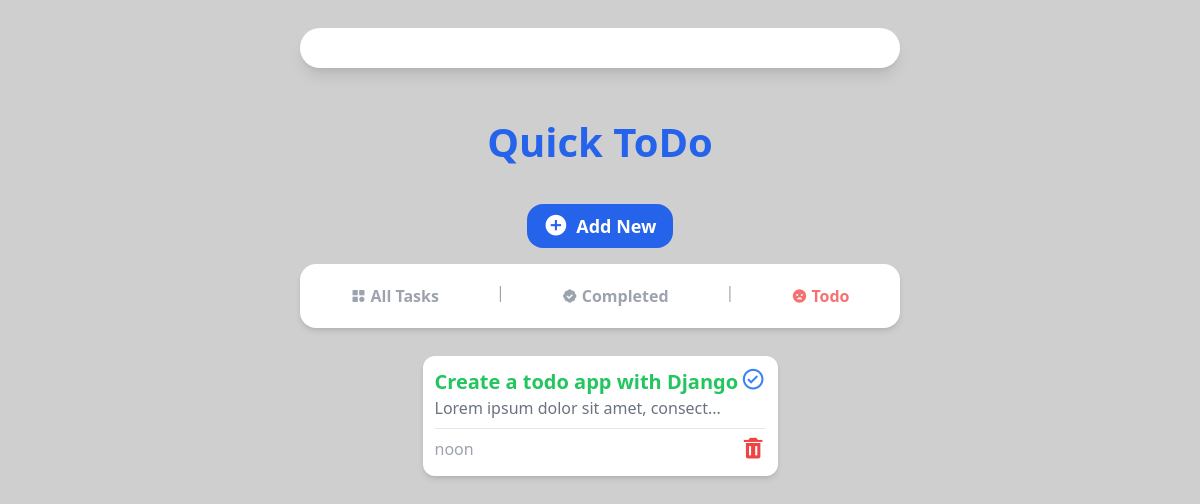
/remaining, run on an earlier commit of the app's database.
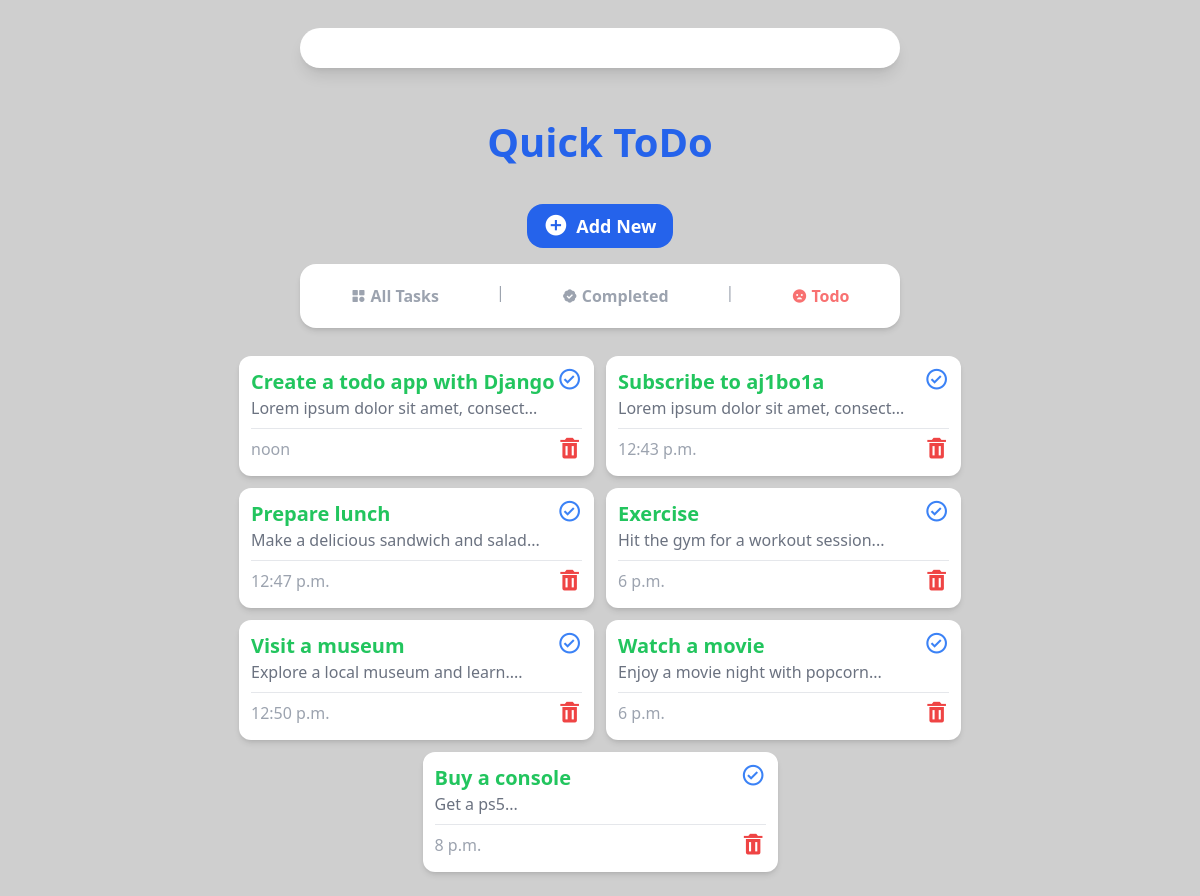
And on a later commit of the database.
### tasks/models.py (models this page shows, shortened)
class Task(models.Model):
    title = models.CharField(max_length=35)
    description = models.TextField(null=True, blank=True)
    due_date = models.DateField()
    due_time = models.TimeField()
    completed = models.BooleanField(default=False)

### tasks/views.py (the view)
# urls.py: path("remaining", views.remaining, name="remaining"),
def remaining(request):
    remaining_tasks = Task.objects.filter(completed=False)
    return render(request, "remaining.html", {'tasks': remaining_tasks,})

### tasks/templates/remaining.html
{% include 'base.html' %}
{% include 'remaining_nav.html' %}
{% block content %}
    <section
      class="flex flex-1 flex-wrap justify-center gap-3 bg-[#fff0] w-10/12 md:w-11/12 h-full mb-3 rounded-2xl p-3 overflow-y-auto scrollbar-hide"
    >
      {% for task in tasks %}
      <div
        class="w-[355px] shadow-md flex flex-col bg-white h-[120px] rounded-xl p-3"
      >
        <div class="flex flex-row justify-between">
          <div>
            <a href="{% url 'task_detail' task.id %}">
              <h1 class="text-green-500 font-semibold text-xl">
                {{ task.title }}
              </h1>
            </a>
            <p class="text-gray-500 text-md">
              {{ task.description | slice:":35"}}...
            </p>
          </div>
          <a href="{% url 'toggle_completed' task.id %}">
            <i class="bx bx-check-circle bx-sm text-blue-500"></i>
          </a>
        </div>
        <hr class="border-t border-gray-200 my-2" />
        <div class="flex flex-row justify-between">
          <h2 class="text-gray-500 font-bold">
            {{ due_date }} <span class="font-medium text-gray-400">{{ task.due_time }}</span>
          </h2>
          <a href="{% url 'delete' task.id %}">
            <i class="bx bxs-trash bx-sm text-red-500"></i>
          </a>
        </div>
      </div>
      {% endfor %}
    </section>
{% endblock content %}

What changed in the data, as far as the page shows it:
added Task: title "Subscribe to aj1bo1a", description "Lorem ipsum dolor sit amet, consect", due_time "12:43 p.m."
added Task: title "Prepare lunch", description "Make a delicious sandwich and salad", due_time "12:47 p.m."
added Task: title "Exercise", description "Hit the gym for a workout session", due_time "6 p.m."
added Task: title "Visit a museum", description "Explore a local museum and learn.", due_time "12:50 p.m."
added Task: title "Watch a movie", description "Enjoy a movie night with popcorn", due_time "6 p.m."
added Task: title "Buy a console", description "Get a ps5", due_time "8 p.m."
